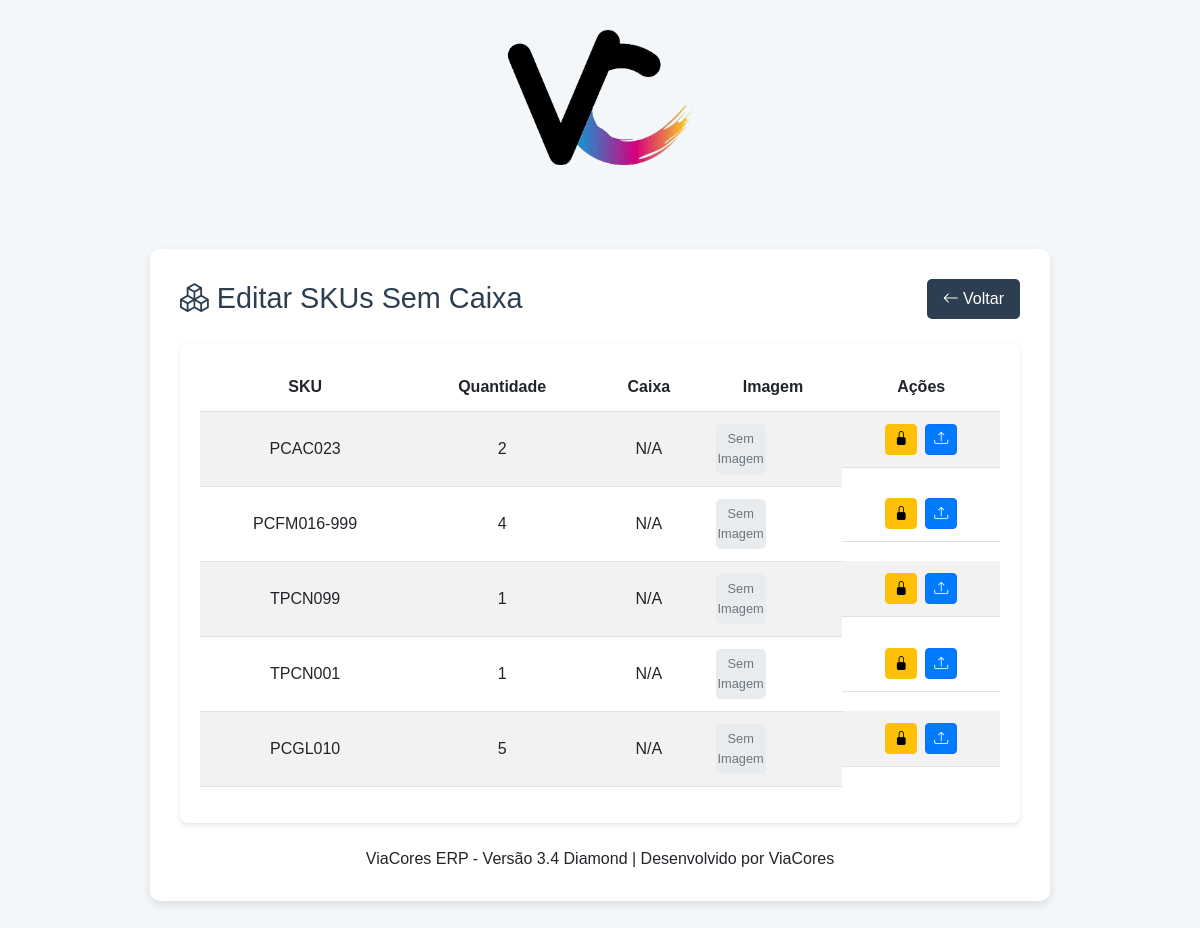
/edit_skus_without_caixa (signed in), run on the app's committed database.
### tables this page shows
CREATE TABLE estoque (
                    id INTEGER PRIMARY KEY AUTOINCREMENT,
                    codigo TEXT NOT NULL,
                    quantidade INTEGER NOT NULL DEFAULT 0,
                    caixa TEXT,
                    reservado INTEGER DEFAULT 0
                );

### app.py (the view)
@app.route('/edit_skus_without_caixa', methods=['GET'])
@login_required
def edit_skus_without_caixa():
    if current_user.role != 'admin':
        flash('Acesso não autorizado. Apenas administradores podem editar itens.', 'error')
        return redirect(url_for('index'))
    with get_db() as conn:
        cursor = conn.cursor()
        try:
            cursor.execute('SELECT codigo, quantidade, caixa FROM estoque WHERE caixa IS NULL OR caixa = "" OR caixa = "N/A"')
            items = [{'codigo': row['codigo'], 'quantidade': row['quantidade'], 'caixa': row['caixa'] or 'N/A'}
                     for row in cursor.fetchall()]
            return render_template('edit_skus_without_caixa.html', items=items)
        except Exception as e:
            flash(f'Erro ao carregar SKUs sem caixa: {str(e)}', 'error')
            return redirect(url_for('index'))

### app.py (called while the page is built)
@login_manager.user_loader
def load_user(user_id):
    with get_db() as conn:
        cursor = conn.cursor()
        cursor.execute("SELECT id, username, role FROM users WHERE id = ?", (user_id,))
        user = cursor.fetchone()
        if user:
            return User(user[0], user[1], user[2])
        return None

def get_db():
    conn = sqlite3.connect(DATABASE)
    conn.row_factory = sqlite3.Row
    conn.create_function("date_to_sortable", 1, sqlite_date_to_sortable)
    return conn

### templates/edit_skus_without_caixa.html (shortened to what this page needs)
<!DOCTYPE html>
<html lang="pt-BR">
<head>
    <link href="https://cdn.jsdelivr.net/npm/bootstrap@5.3.0/dist/css/bootstrap.min.css" rel="stylesheet">
    <link rel="stylesheet" href="https://cdn.jsdelivr.net/npm/bootstrap-icons@1.10.5/font/bootstrap-icons.css">
</head>
<body>
    <div class="text-center">
        <img src="{{ url_for('static', filename='img/viacores.png') }}" alt="Logo ViaCores" class="logo">
    </div>
    <div class="container">
        <div class="d-flex justify-content-between align-items-center mb-4">
            <h1 class="mb-0"><i class="bi bi-boxes me-2"></i>Editar SKUs Sem Caixa</h1>
            <a href="{{ url_for('index') }}" class="btn btn-custom"><i class="bi bi-arrow-left"></i> Voltar</a>
        </div>
        <div class="card">
            <div class="card-body">
                <div class="table-responsive">
                    <table class="table table-striped">
                        <thead>
                            <tr>
                                <th>SKU</th>
                                <th>Quantidade</th>
                                <th>Caixa</th>
                                <th>Imagem</th>
                                <th>Ações</th>
                            </tr>
                        </thead>
                        <tbody>
                            {% if items %}
                                {% for item in items %}
                                    <tr data-sku="{{ item.codigo }}">
                                        <td>{{ item.codigo }}</td>
                                        <td class="quantity-cell" data-quantity="{{ item.quantidade }}">{{ item.quantidade }}</td>
                                        <td class="caixa-cell" data-caixa="{{ item.caixa }}">{{ item.caixa or 'N/A' }}</td>
                                        <td>
                                            <div class="image-placeholder" style="display: none;">Sem Imagem</div>
                                        </td>
                                        <td class="actions-cell">
                                            <button class="btn btn-sm btn-warning edit-btn" title="Editar"><i class="bi bi-lock-fill"></i></button>
                                            <button class="btn btn-sm btn-primary upload-image-btn" data-sku="{{ item.codigo }}" title="Importar Imagem"><i class="bi bi-upload"></i></button>
                                        </td>
                                    </tr>
                                {% endfor %}
                            {% else %}
                                <tr>
                                    <td colspan="5" class="text-center">Nenhum SKU sem caixa encontrado.</td>
                                </tr>
                            {% endif %}
                        </tbody>
                    </table>
                </div>
            </div>
        </div>
        <div class="text-center mt-4">
            <footer>ViaCores ERP - Versão 3.4 Diamond  | Desenvolvido por ViaCores</footer>
        </div>
    </div>
</body>
</html>

### templates/edit_skus_without_caixa.html (style rules this page uses)
body { background-color: #f4f7fa; font-family: 'Arial', sans-serif; }
.container { max-width: 900px; margin: 30px auto; background: #fff; padding: 30px; border-radius: 10px; box-shadow: 0 4px 10px rgba(0, 0, 0, 0.1); }
.logo { max-width: 200px; margin-bottom: 20px; }
h1 { color: #2c3e50; font-size: 1.8rem; }
.btn-custom { background-color: #2c3e50; color: #fff; border: none; padding: 8px 16px; border-radius: 5px; transition: background-color 0.3s; }
.btn-warning { background-color: #ffc107; color: #000; }
.btn-primary { background-color: #007bff; color: #fff; }
.card { border: none; border-radius: 8px; box-shadow: 0 2px 5px rgba(0, 0, 0, 0.1); }
.card-body { padding: 20px; }
.table th, .table td { text-align: center; vertical-align: middle; padding: 12px; }
.actions-cell { display: flex; justify-content: center; gap: 8px; align-items: center; }
.image-placeholder { width: 50px; height: 50px; background-color: #e9ecef; border-radius: 5px; display: flex; align-items: center; justify-content: center; color: #6c757d; font-size: 0.8rem; text-align: center; }

### data on the page
estoque: codigo "PCAC023", quantidade "2", caixa "N/A"
estoque: codigo "PCFM016-999", quantidade "4", caixa "N/A"
estoque: codigo "TPCN099", quantidade "1", caixa "N/A"
estoque: codigo "TPCN001", quantidade "1", caixa "N/A"
estoque: codigo "PCGL010", quantidade "5", caixa "N/A"
